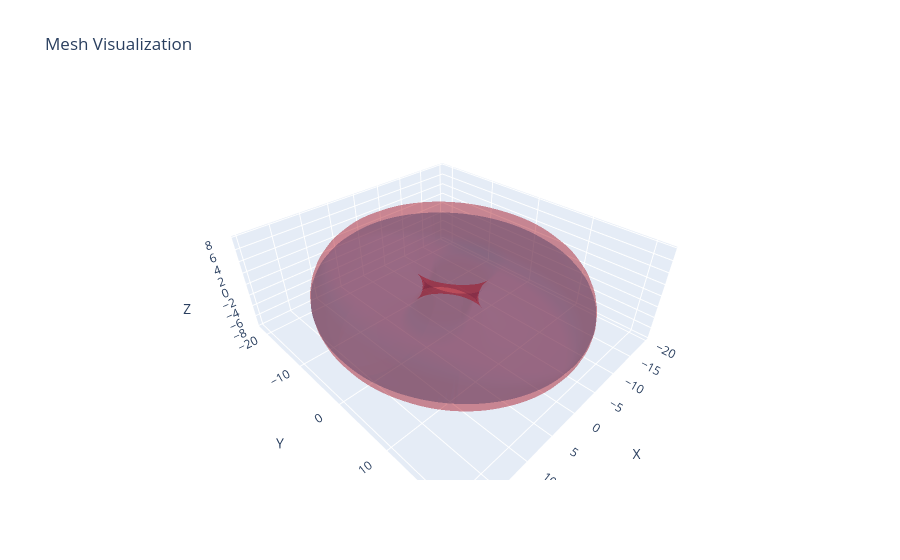

Notebook code cell kept with this figure:
### Code cell
## Let's visualise changes in pore width due to aspect ratio changes
importlib.reload(csh)

## Load in and view two meshes

mesh_deflated = trimesh.load_mesh("../Meshes/Idealised/pressure_results/idealised_final_1_2_oval_0.0.obj")
mesh_inflated = trimesh.load_mesh("../Meshes/Idealised/pressure_results/idealised_final_1_2_oval_2.0.obj")

## Create mesh inflated trace
mesh_inflated_trace = go.Mesh3d(
            x=mesh_inflated.vertices[:, 0],
            y=mesh_inflated.vertices[:, 1],
            z=mesh_inflated.vertices[:, 2],
            i=mesh_inflated.faces[:, 0],
            j=mesh_inflated.faces[:, 1],
            k=mesh_inflated.faces[:, 2],
            color="#B20012",
            opacity=0.25,
            name='Inflated mesh'
        )

output = csh.visualize_mesh(mesh_deflated, [mesh_inflated_trace], opacity = 0.25)
output.write_html("mesh_comp.html")

### Figure 1 — Plotly figure (JSON) as saved in the notebook; plotly's stock layout.template omitted (floating-point values rounded to 4 significant figures; data arrays with more than 128 entries replaced by an {"elided": "..."} marker saying what was removed)
{"data": [{"color": "#0072B2", "i": {"elided": "9000 int values"}, "j": {"elided": "9000 int values"}, "k": {"elided": "9000 int values"}, "name": "Mesh", "opacity": 0.25, "type": "mesh3d", "x": {"elided": "4500 float values"}, "y": {"elided": "4500 float values"}, "z": {"elided": "4500 float values"}}, {"color": "#B20012", "i": {"elided": "9000 int values"}, "j": {"elided": "9000 int values"}, "k": {"elided": "9000 int values"}, "name": "Inflated mesh", "opacity": 0.25, "type": "mesh3d", "x": {"elided": "4500 float values"}, "y": {"elided": "4500 float values"}, "z": {"elided": "4500 float values"}}], "layout": {"scene": {"aspectmode": "data", "xaxis": {"title": {"text": "X"}}, "yaxis": {"title": {"text": "Y"}}, "zaxis": {"title": {"text": "Z"}}}, "title": {"text": "Mesh Visualization"}}}
